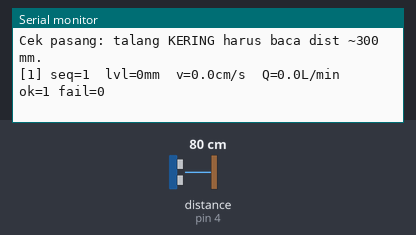
Bench run of a sketch on a simulated Arduino Uno, built for the host (arithmetic inside an expression is 32-bit, double 64-bit). Parts: the last lines printed to the serial monitor. Wiring (inferred from the names in the program): ultrasonic range finder: trigger pin 5; echo pin 4. The inputs (shaded band) are chosen by the test bench; at power-on: distance to the obstacle (sensor on pin 4) 80 cm. The echo pulse lasts 58.3 µs per cm; no radio packets arrive unless stated.

Above: at 1.7 s.
1.8 s: distance to the obstacle (sensor on pin 4) set to 2 cm
At 3.6 s:
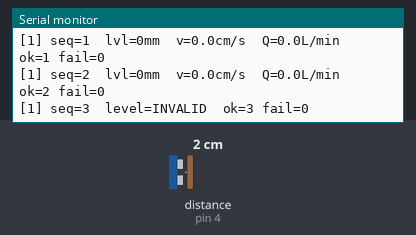
4.8 s: distance to the obstacle (sensor on pin 4) set to 35 cm
At 5.3 s:
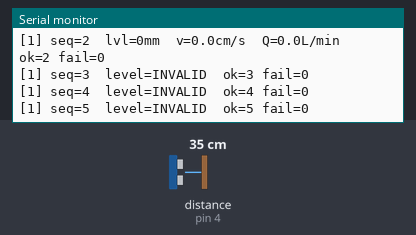

Measured:
- after the input at 1.8 s, the serial monitor: prints a new line after 1.0 s (image 1)

The sketch:

poc5_manning.ino
```cpp
/*
 * FGV — Node PoC-5 : JSN -> level -> Manning (v, Q) -> LoRa TX
 * =============================================================
 * Upgrade poc3_node: paket diperluas (11 byte) menjadi embrio FgvPacket:
 *   node_id | seq | level_mm | chan_mm | v_cms | q_lpm_x10 | crc8
 * - level_mm  : 0xFFFF = INVALID (aturan unknown != 0)
 * - v_cms     : kecepatan Manning (cm/s), 0 jika level INVALID
 * - q_lpm_x10 : debit Manning x10 (L/min), 0 jika level INVALID
 * - chan_mm   : tinggi dinding talang (konstanta terukur per node)
 *
 * Pola sensor = PoC-1 (median/5, INVALID >= 3/5) — tervalidasi.
 * Pola radio  = PoC-2 (SF9 BW125 CR4/5 sync 0xF1, CRC) — PDR 100%.
 * Manning     = flow_manning.h — konstanta dari geometri terukur 20 Sep.
 *
 * KONFIGURASI SAAT PEMASANGAN:
 *   Atur bracket sensor supaya jarak sensor->dasar talang (KERING) = 300 mm.
 *   Verifikasi: serial harus menampilkan dist ~300 mm saat talang kosong.
 *
 * ANTENA WAJIB TERPASANG SEBELUM TX.
 * Board: esp32:esp32:esp32s3 · Serial: 115200
 */

#include <LoRa.h>
#include <SPI.h>
#include <stdint.h>
#include "flow_manning.h"

// ---------------- Pin map (ARSITEKTUR §2.1) --------------------------------
#define LORA_NSS   10
#define LORA_SCK   12
#define LORA_MISO  13
#define LORA_MOSI  11
#define LORA_RST   9
#define LORA_DIO0  8

const uint8_t PIN_TRIG = 5;
const uint8_t PIN_ECHO = 4;

// ---------------- Konstanta sensor (PoC-1, tervalidasi) ---------------------
const float SPEED_OF_SOUND_MPS = 343.42f;          // 20 degC
const float US_TO_MM           = SPEED_OF_SOUND_MPS / 2.0f / 1000.0f;
const uint8_t  N_SAMPLES         = 5;
const uint32_t PING_INTERVAL_MS  = 60;
const uint32_t ECHO_TIMEOUT_US   = 30000;
const float    MM_MIN            = 200.0f;
const float    MM_MAX            = 4500.0f;
const uint8_t  INVALID_TOLERANCE = 3;

// KONFIGURASI PER NODE — sesuaikan saat pasang bracket:
const float    SENSOR_BASE_MM = 300.0f;            // jarak sensor->dasar talang (kering)
const float    LEVEL_OFFSET_MM  = 0.0f;            // offset PoC-1 (+3.6 mm, kalau dipakai)
const uint16_t LEVEL_INVALID     = 0xFFFF;
const uint16_t Q_INVALID_X10     = 0xFFFF;

// ---------------- Geometri node (TERUKUR 20 Sep 2026) -----------------------
ManningConfig NODE = {
  .b_m     = 0.080f,      // 80 mm
  .S       = 0.00889f,    // 4 mm / 450 mm
  .n       = 0.010f,
  .chan_mm = 25.0f,
};

// ---------------- Radio (config final PoC-2) ---------------------------------
const long    RF_FREQ_HZ   = 433000000L;
const int     RF_SF        = 9;
const long    RF_BW        = 125E3;
const int     RF_CR        = 5;
const uint8_t RF_SYNCWORD = 0xF1;
const uint32_t TX_PERIOD_MS = 1000;
const uint8_t  NODE_ID     = 1;                     // 1=HULU

struct __attribute__((packed)) FgvPacketPoc5 {
  uint8_t  node_id;
  uint8_t  seq;
  uint16_t level_mm;       // 0xFFFF = INVALID
  uint16_t chan_mm;
  uint16_t v_cms;
  uint16_t q_lpm_x10;      // 0xFFFF = INVALID
  uint8_t  crc8;
};

uint8_t crc8(const uint8_t *data, uint8_t len) {
  uint8_t crc = 0x00;
  while (len--) {
    crc ^= *data++;
    for (uint8_t i = 0; i < 8; i++)
      crc = (crc & 0x80) ? (uint8_t)((crc << 1) ^ 0x07) : (uint8_t)(crc << 1);
  }
  return crc;
}

// ---------------- Sensor (identik PoC-1) -------------------------------------
float takePingMm() {
  digitalWrite(PIN_TRIG, LOW);
  delayMicroseconds(4);
  digitalWrite(PIN_TRIG, HIGH);
  delayMicroseconds(10);
  digitalWrite(PIN_TRIG, LOW);
  const uint32_t echo_us = pulseIn(PIN_ECHO, HIGH, ECHO_TIMEOUT_US);
  if (echo_us == 0) return NAN;
  const float mm = (float)echo_us * US_TO_MM;
  if (mm < MM_MIN || mm > MM_MAX) return NAN;
  return mm;
}

float medianOf(float *v, uint8_t n) {
  for (uint8_t i = 1; i < n; i++) {
    const float key = v[i];
    int8_t j = i - 1;
    while (j >= 0 && v[j] > key) { v[j + 1] = v[j]; j--; }
    v[j + 1] = key;
  }
  return (n & 1) ? v[n / 2] : (v[n / 2 - 1] + v[n / 2]) / 2.0f;
}

// ---------------- State -------------------------------------------------------
uint8_t seq = 0;
uint32_t tx_ok = 0, tx_fail = 0, n_invalid = 0;

void setup() {
  Serial.begin(115200);
  pinMode(PIN_TRIG, OUTPUT);
  pinMode(PIN_ECHO, INPUT);
  digitalWrite(PIN_TRIG, LOW);
  delay(500);
  Serial.println();
  Serial.println(F("FGV NODE PoC-5 | JSN + Manning + LoRa TX | paket 11B"));

  SPI.begin(LORA_SCK, LORA_MISO, LORA_MOSI, LORA_NSS);
  LoRa.setPins(LORA_NSS, LORA_RST, LORA_DIO0);
  if (!LoRa.begin(RF_FREQ_HZ)) {
    Serial.println(F("FATAL: LoRa.begin gagal."));
    while (true) delay(1000);
  }
  LoRa.setSpreadingFactor(RF_SF);
  LoRa.setSignalBandwidth(RF_BW);
  LoRa.setCodingRate4(RF_CR);
  LoRa.setSyncWord(RF_SYNCWORD);
  LoRa.enableCrc();
  Serial.println(F("LoRa OK. Ukur level -> Manning v,Q -> TX 1x/dtk."));
  Serial.println(F("Cek pasang: talang KERING harus baca dist ~300 mm."));
}

void loop() {
  const uint32_t t0 = millis();

  // --- ukur: median dari 5 ---
  float valid[5];
  uint8_t n_valid = 0, n_bad = 0;
  for (uint8_t i = 0; i < 5; i++) {
    const float mm = takePingMm();
    if (isnan(mm)) n_bad++; else valid[n_valid++] = mm;
    if (i < 4) {
      const int32_t r = (int32_t)((i + 1) * PING_INTERVAL_MS)
                        - (int32_t)(millis() - t0);
      if (r > 0) delay((uint32_t)r);
    }
  }

  uint16_t level_tx = LEVEL_INVALID;
  float level_mm = NAN, v_cms = 0, q_lpm = 0;

  if (n_bad >= INVALID_TOLERANCE || n_valid < (5 - INVALID_TOLERANCE + 1)) {
    n_invalid++;
  } else {
    const float dist = medianOf(valid, n_valid) + LEVEL_OFFSET_MM;
    level_mm = SENSOR_BASE_MM - dist;                    // jarak -> level
    if (level_mm < 0)  level_mm = 0;                     // di bawah acuan dasar
    if (level_mm > NODE.chan_mm) level_mm = NODE.chan_mm;  // meluap: clamp
    v_cms = manning_v(NODE, level_mm) * 100.0f;
    q_lpm = manning_q_lpm(NODE, level_mm);
    level_tx = (uint16_t)(level_mm + 0.5f);
  }

  // --- TX ---
  FgvPacketPoc5 p;
  p.node_id   = NODE_ID;
  p.seq       = seq;
  p.chan_mm   = (uint16_t)NODE.chan_mm;
  if (level_tx == LEVEL_INVALID) {
    p.level_mm   = LEVEL_INVALID;
    p.v_cms      = 0;
    p.q_lpm_x10  = Q_INVALID_X10;
  } else {
    p.level_mm   = level_tx;
    p.v_cms      = (uint16_t)(v_cms + 0.5f);
    p.q_lpm_x10  = (uint16_t)(q_lpm * 10.0f + 0.5f);
  }
  p.crc8 = crc8((uint8_t *)&p, sizeof(p) - 1);

  LoRa.beginPacket();
  LoRa.write((uint8_t *)&p, sizeof(p));
  const int ok = LoRa.endPacket();
  if (ok == 1) tx_ok++; else tx_fail++;
  seq++;

  Serial.print(F("["));
  Serial.print(NODE_ID);
  Serial.print(F("] seq="));
  Serial.print(seq);
  if (level_tx == LEVEL_INVALID) {
    Serial.print(F("  level=INVALID"));
  } else {
    Serial.print(F("  lvl="));
    Serial.print(level_tx);
    Serial.print(F("mm  v="));
    Serial.print(v_cms, 1);
    Serial.print(F("cm/s  Q="));
    Serial.print(q_lpm, 1);
    Serial.print(F("L/min"));
  }
  Serial.print(F("  ok="));
  Serial.print(tx_ok);
  Serial.print(F(" fail="));
  Serial.println(tx_fail);

  const int32_t remain = (int32_t)TX_PERIOD_MS - (int32_t)(millis() - t0);
  if (remain > 0) delay((uint32_t)remain);
}
```

flow_manning.h
```cpp
/*
 * flow_manning.h — Persamaan Manning on-chip (FGV)
 * =================================================
 * Sumber kebenaran: ARSITEKTUR_DAN_PROTOKOL.md par.5
 *   A(h) = b*h                    (saluran kotak, m = 0)
 *   P(h) = b + 2*h
 *   R(h) = A/P
 *   v    = (1/n) * R^(2/3) * S^(1/2)
 *   Q    = A * v
 *
 * Geometri terukur testbed (20 Sep 2026, mistar/waterpass):
 *   b      = 80 mm   (lebar dasar talang)
 *   chan   = 25 mm   (tinggi dinding)
 *   L      = 450 mm, delta hulu-hilir = 4 mm (593 vs 589) -> S = 0.00889
 *   n      = 0.010   (PVC/metal licin, tabel standar)
 *
 * Konstanta per node diisi lewat ManningConfig (dari shared config nanti).
 */

#pragma once
#include <math.h>

struct ManningConfig {
  float b_m;        // lebar dasar (m)
  float S;          // kemiringan dasar (m/m)
  float n;          // koefisien Manning
  float chan_mm;    // tinggi maksimum saluran (mm)
};

// Kedalaman h dalam mm -> luas basah (m^2)
static inline float manning_area_m2(const ManningConfig &c, float h_mm) {
  const float h = h_mm / 1000.0f;
  return c.b_m * h;
}

// v (m/s) dari kedalaman h (mm)
static inline float manning_v(const ManningConfig &c, float h_mm) {
  const float h = h_mm / 1000.0f;
  if (h <= 0.0005f) return 0.0f;             // di bawah 0.5 mm: anggap kering
  const float A = c.b_m * h;
  const float P = c.b_m + 2.0f * h;
  const float R = A / P;
  return (1.0f / c.n) * powf(R, 2.0f / 3.0f) * sqrtf(c.S);
}

// Debit Q (L/menit) dari kedalaman h (mm)
static inline float manning_q_lpm(const ManningConfig &c, float h_mm) {
  const float h = h_mm / 1000.0f;
  if (h <= 0.0005f) return 0.0f;
  const float A = c.b_m * h;
  const float v = manning_v(c, h_mm);
  return A * v * 60000.0f;      // m^3/s -> L/min
}
```
